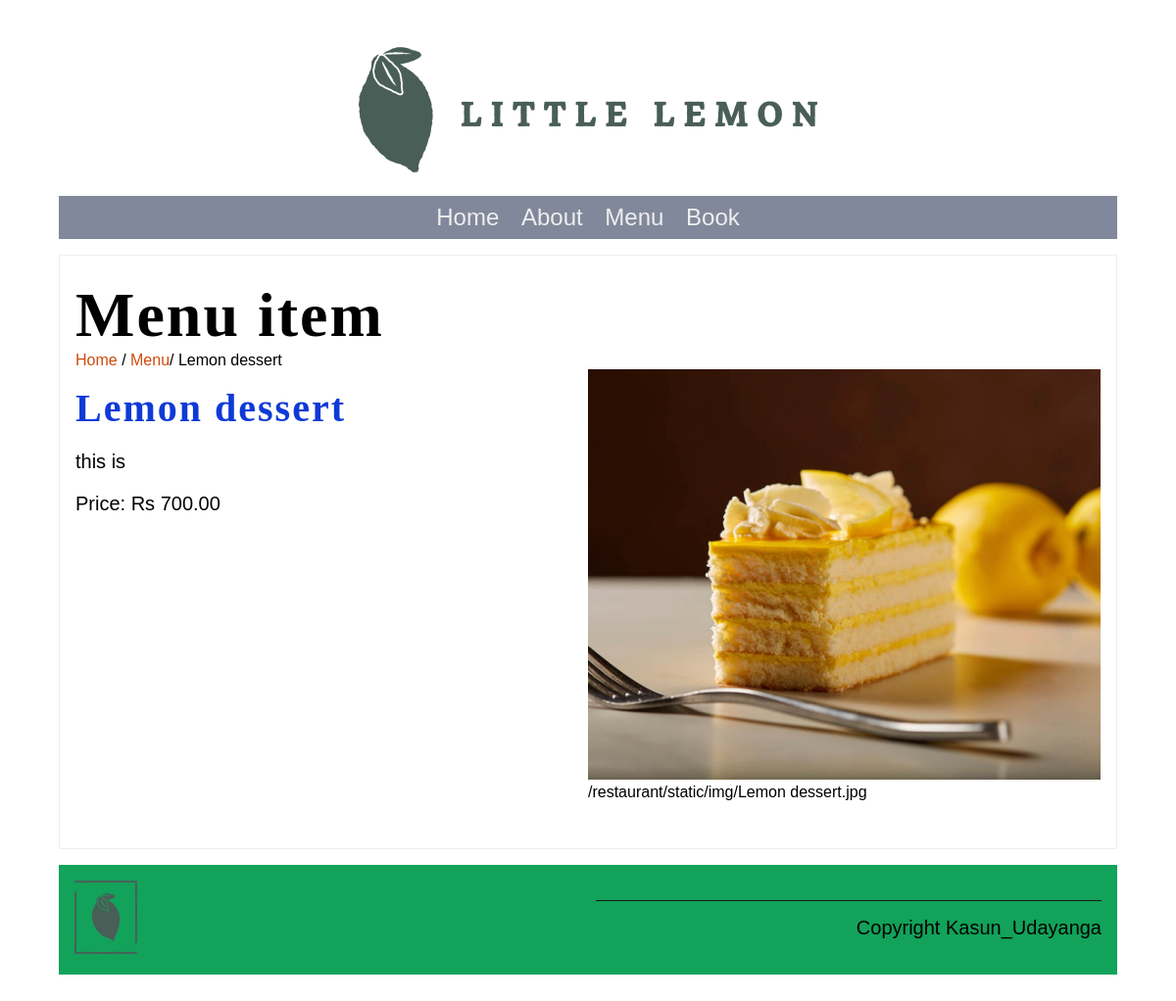
Page /menu_item/4/ on the committed database.
### restaurant/models.py (models this page shows, shortened)
class Menu(models.Model):
   name = models.CharField(max_length=200)
   price = models.IntegerField(null=False)
   menu_item_description = models.TextField(max_length=400, default='')

### restaurant/views.py (the view)
# urls.py: path('menu_item/<int:pk>/', views.display_menu_item, name="menu_item"),
def display_menu_item(request, pk=None):
    if pk:
        menu_item = Menu.objects.get(pk=pk)
    else:
        menu_item = ""
    return render(request, 'menu_item.html', {"menu_item": menu_item})

### restaurant/templates/menu_item.html
{% extends 'base.html' %}
{% load static %}
{% block content %}
<section>
    <article>
        <h1>Menu item</h1>
        <span>
            <a href="{% url 'home' %}">Home</a> /
            <a href="{% url 'menu' %}">Menu</a>/
            {{menu_item.name}}
        </span>
        <div class="row">
            <div class="column">
                <h2>
                    {{ menu_item.name }}
                </h2>
                <p>
                    {{ menu_item.menu_item_description }}
                </p>
                <p>
                    Price: Rs {{ menu_item.price }}.00
                </p>
            </div>
            <div class="column">
                <img src="/restaurant/static/img/menu_items/{{menu_item.name}}.jpg" alt="{{ menu_item.name}}" />
                /restaurant/static/img/{{menu_item.name}}.jpg
            </div>
        </div>
    </article>
</section>
{% endblock %}

### restaurant/static/css/style.css (style rules this page uses)
body { font-family: 'Karla', sans-serif; margin-top: 3rem; margin-bottom: 3rem; margin-left: 5%; margin-right: 5%; }
h1, h2, h3, h4, h5, h6 { font-family: 'Markazi Text', serif; letter-spacing: 2px; }
h1 { font-size: 4rem; margin-top: 1.5rem; margin-bottom: 0; }
h2 { font-size: 2.5rem; color: hsl(227, 87%, 45%); margin:1rem 0; }
p, ul { font-size: 1.25rem; }
a { color: #cf4a0c; text-decoration: none; }
section { display: flex; gap: 2rem 1rem; margin-top: 1rem; margin-bottom: 1rem; flex-direction: row; }
article { flex:1; }
article img { max-width: 100%; }
main article { border: 1px solid #EDEFEE; padding-left: 1rem; padding-right: 1rem; }
.row { display: flex; flex-direction: row; width: 100%; padding-bottom: 1rem; }
.column { flex-basis: 50%; margin-bottom: 1rem; padding-bottom: 1rem; }

### rows in the picture
Menu: name "Lemon dessert", menu_item_description "this is", price "700", name (picture)
